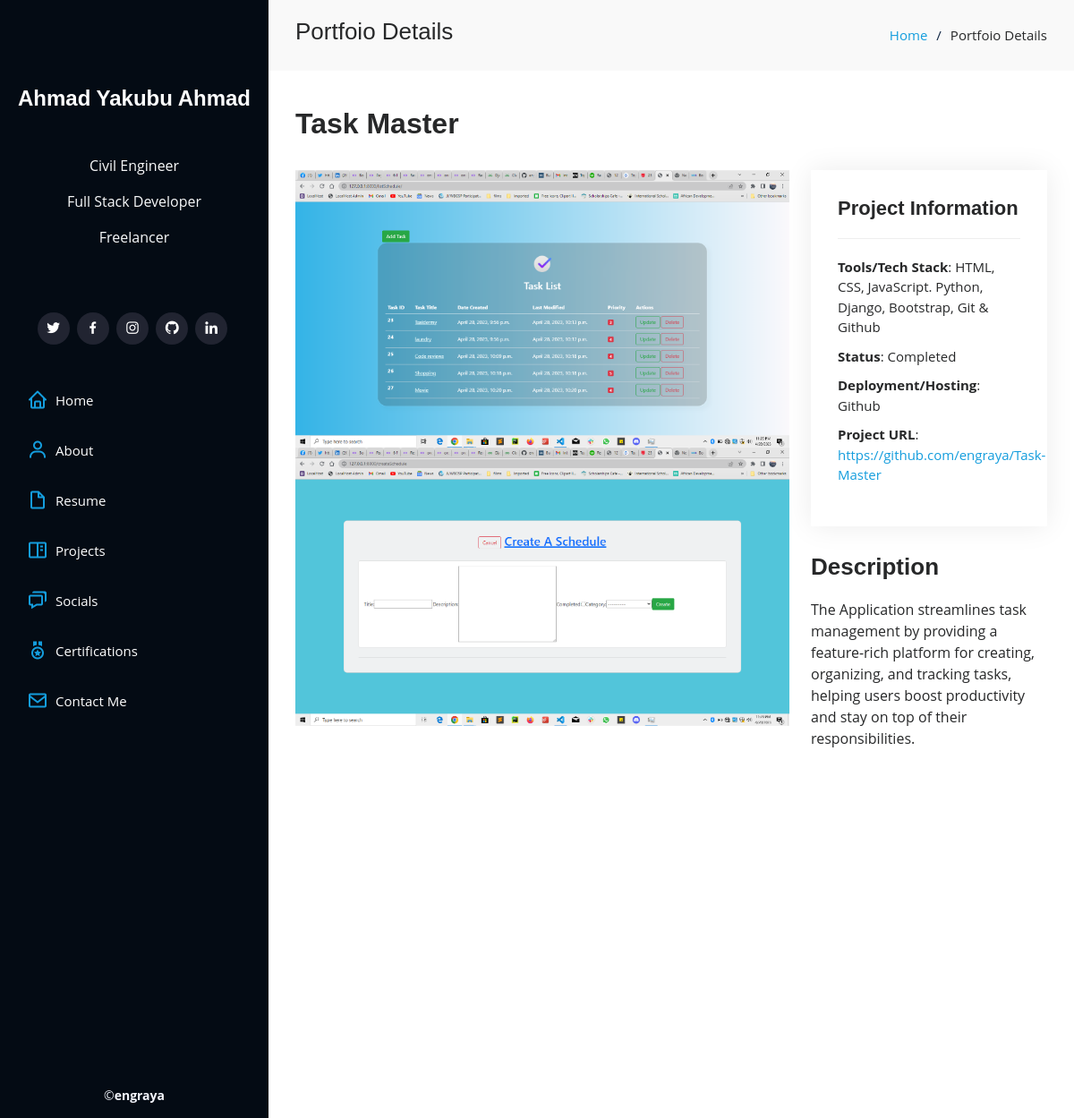
Screenshot of /portfolio-detail/1/ with the database file from the repository.
### baseapp/models.py (models this page shows, shortened)
class Portfolio(models.Model):
    title = models.CharField(max_length=200, null=True, blank=True)
    portfolio_description = models.TextField()
    cover_image = models.ImageField(upload_to='portfolio_cover', null=True, blank=True)
    tech_stack = models.CharField(max_length=200, null=True, blank=True)
    deployment = models.CharField(max_length=200, null=True, blank=True)
    status = models.CharField(max_length=100, null=True, blank=True, choices=PROJECT_STATUS)
    portfolio_url = models.URLField(max_length=200, null=True, blank=True)

class Caption(models.Model):
    caption_shots = models.ForeignKey(Portfolio, on_delete=models.CASCADE ,null=True, blank=True)
    image = models.ImageField(upload_to='captions', null=True, blank=True)

### baseapp/views.py (the view)
# urls.py: path('portfolio-detail/<str:pk>/', views.portfolio_Detail, name="portfolio_detail"),
def portfolio_Detail(request, pk):
    portfolio = Portfolio.objects.get(id=pk)
    context = {'portfolio' : portfolio}
    return render(request, 'baseapp/portfolio-details.html', context)

### baseapp/templates/baseapp/portfolio-details.html
{% extends 'baseapp/base.html' %}
{% load static %}
{% block content  %}
<main id="main">
  <section id="breadcrumbs" class="breadcrumbs">
    <div class="container">
      <div class="d-flex justify-content-between align-items-center">
        <h2>Portfoio Details</h2>
        <ol>
          <li><a href="index.html">Home</a></li>
          <li>Portfoio Details</li>
        </ol>
      </div>
    </div>
  </section>
  <section id="portfolio-details" class="portfolio-details">
    <div class="container">
      <div class="row gy-4">
        <h2><strong>{{portfolio.title}}</strong></h2>
        <div class="col-lg-8">
          <div class="portfolio-details-slider swiper">
            {% for shot in portfolio.caption_set.all %}
            <div class="swiper-wrapper align-items-center">
              <div class="swiper-slide">
                <img src="{{shot.image.url}}" alt="">
              </div>
              <div class="swiper-slide">
                <img src="{{shot.image.url}}" alt="">
              </div>
            </div>
            {% endfor %}
            <div class="swiper-pagination"></div>
          </div>
        </div>
        <div class="col-lg-4">
          <div class="portfolio-info">
            <h3>Project Information</h3>
            <ul>
              <li><strong>Tools/Tech Stack</strong>: {{portfolio.tech_stack}}</li>
              <li><strong>Status</strong>: {{portfolio.status}}</li>
              <li><strong>Deployment/Hosting</strong>: {{portfolio.deployment}}</li>
              <li><strong>Project URL</strong>: <a href="{{portfolio.portfolio_url}}" target="_blank">{{portfolio.portfolio_url}}</a></li>
            </ul>
          </div>
          <div class="portfolio-description">
            <h2>Description</h2>
            <p>
              {{portfolio.portfolio_description}}
            </p>
          </div>
        </div>
      </div>
    </div>
  </section>
</main>
{% endblock content  %}

### static/assets/css/style.css (style rules this page uses)
body { font-family: "Open Sans", sans-serif; color: #272829; }
a { color: #149ddd; text-decoration: none; }
h1, h2, h3, h4, h5, h6 { font-family: "Raleway", sans-serif; }
#main { margin-left: 300px; }
.container, .container-fluid { padding-left: 30px; padding-right: 30px; }
section { padding: 60px 0; overflow: hidden; }
.portfolio-details { padding-top: 40px; }
.portfolio-details .portfolio-details-slider img { width: 100%; }
.portfolio-details .portfolio-details-slider .swiper-pagination { margin-top: 20px; position: relative; }
.portfolio-details .portfolio-info { padding: 30px; box-shadow: 0px 0 30px rgba(5, 13, 24, 0.08); }
.portfolio-details .portfolio-info h3 { font-size: 22px; font-weight: 700; margin-bottom: 20px; padding-bottom: 20px; border-bottom: 1px solid #eee; }
.portfolio-details .portfolio-info ul { list-style: none; padding: 0; font-size: 15px; }
.portfolio-details .portfolio-info ul li+li { margin-top: 10px; }
.portfolio-details .portfolio-description { padding-top: 30px; }
.portfolio-details .portfolio-description h2 { font-size: 26px; font-weight: 700; margin-bottom: 20px; }
.portfolio-details .portfolio-description p { padding: 0; }
.breadcrumbs { padding: 20px 0; background: #f9f9f9; }
.breadcrumbs h2 { font-size: 26px; font-weight: 300; }
.breadcrumbs ol { display: flex; flex-wrap: wrap; list-style: none; padding: 0; margin: 0; font-size: 15px; }
.breadcrumbs ol li+li { padding-left: 10px; }
.breadcrumbs ol li+li::before { display: inline-block; padding-right: 10px; color: #0e2442; content: "/"; }

### rows the page displays
Portfolio: title "Task Master", tech_stack "HTML, CSS, JavaScript. Python, Django, Bootstrap, Git & Github", status "Completed", deployment "Github", portfolio_url "https://github.com/engraya/Task-Master", portfolio_description "The Application streamlines task management by providing a feature-rich platform for creating, organizing, and tracking tasks, helping users boost productivity and stay on top of their responsibilities."
Caption: image (picture)
Caption: image (picture)
Caption: image (picture)
